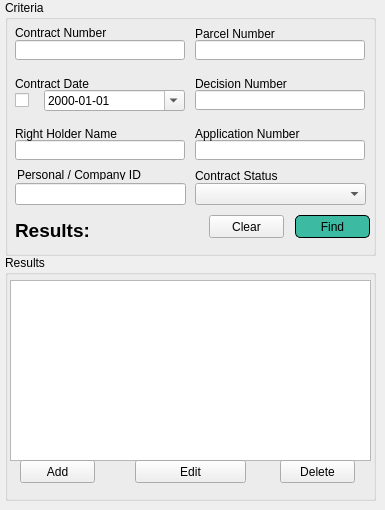
      <widget class="QWidget" name="contract_tab">
       <attribute name="title">
        <string>Contract</string>
       </attribute>
       <widget class="QGroupBox" name="groupBox_16">
        <property name="geometry">
         <rect>
          <x>5</x>
          <y>0</y>
          <width>371</width>
          <height>256</height>
         </rect>
        </property>
        <property name="title">
         <string>Criteria</string>
        </property>
        <widget class="QLineEdit" name="contract_num_edit">
         <property name="geometry">
          <rect>
           <x>10</x>
           <y>40</y>
           <width>170</width>
           <height>20</height>
          </rect>
         </property>
        </widget>
        <widget class="QLineEdit" name="contract_right_holder_num_edit">
         <property name="geometry">
          <rect>
           <x>10</x>
           <y>140</y>
           <width>170</width>
           <height>20</height>
          </rect>
         </property>
        </widget>
        <widget class="QLineEdit" name="contract_parcel_num_edit">
         <property name="geometry">
          <rect>
           <x>190</x>
           <y>40</y>
           <width>170</width>
           <height>20</height>
          </rect>
         </property>
        </widget>
        <widget class="QLineEdit" name="contract_application_num_edit">
         <property name="geometry">
          <rect>
           <x>190</x>
           <y>140</y>
           <width>170</width>
           <height>20</height>
          </rect>
         </property>
        </widget>
        <widget class="QLineEdit" name="contract_decision_num_edit">
         <property name="geometry">
          <rect>
           <x>190</x>
           <y>90</y>
           <width>170</width>
           <height>20</height>
          </rect>
         </property>
        </widget>
        <widget class="QLabel" name="label_41">
         <property name="geometry">
          <rect>
           <x>10</x>
           <y>25</y>
           <width>170</width>
           <height>16</height>
          </rect>
         </property>
         <property name="text">
          <string>Contract Number</string>
         </property>
        </widget>
        <widget class="QLabel" name="label_45">
         <property name="geometry">
          <rect>
           <x>10</x>
           <y>75</y>
           <width>170</width>
           <height>17</height>
          </rect>
         </property>
         <property name="text">
          <string>Contract Date</string>
         </property>
        </widget>
        <widget class="QLabel" name="label_46">
         <property name="geometry">
          <rect>
           <x>10</x>
           <y>125</y>
           <width>170</width>
           <height>17</height>
          </rect>
         </property>
         <property name="text">
          <string>Right Holder Name</string>
         </property>
        </widget>
        <widget class="QLabel" name="label_47">
         <property name="geometry">
          <rect>
           <x>190</x>
           <y>25</y>
           <width>170</width>
           <height>17</height>
          </rect>
         </property>
         <property name="text">
          <string>Parcel Number</string>
         </property>
        </widget>
        <widget class="QLabel" name="label_48">
         <property name="geometry">
          <rect>
           <x>190</x>
           <y>75</y>
           <width>170</width>
           <height>17</height>
          </rect>
         </property>
         <property name="text">
          <string>Decision Number</string>
         </property>
        </widget>
        <widget class="QLabel" name="label_49">
         <property name="geometry">
          <rect>
           <x>190</x>
           <y>125</y>
           <width>170</width>
           <height>17</height>
          </rect>
         </property>
         <property name="text">
          <string>Application Number</string>
         </property>
        </widget>
        <widget class="QDateEdit" name="contract_date">
         <property name="geometry">
          <rect>
           <x>39</x>
           <y>90</y>
           <width>141</width>
           <height>21</height>
          </rect>
         </property>
         <property name="displayFormat">
          <string>yyyy-MM-dd</string>
         </property>
         <property name="calendarPopup">
          <bool>true</bool>
         </property>
        </widget>
        <widget class="QPushButton" name="contract_clear_button">
         <property name="geometry">
          <rect>
           <x>204</x>
           <y>215</y>
           <width>75</width>
           <height>23</height>
          </rect>
         </property>
         <property name="text">
          <string>Clear</string>
         </property>
        </widget>
        <widget class="QPushButton" name="contract_find_button">
         <property name="geometry">
          <rect>
           <x>290</x>
           <y>215</y>
           <width>75</width>
           <height>23</height>
          </rect>
         </property>
         <property name="styleSheet">
          <string notr="true">QPushButton:pressed {
    background-color: qlineargradient(spread:pad, x1:0, y1:0, x2:0, y2:1,   stop:0 rgba(60, 186, 162, 255), stop:1 rgba(98, 211, 162, 255))
}
QPushButton {
     background-color: #3cbaa2; border: 1px solid black;
     border-radius: 5px;
}

QPushButton:disabled {
    background-color: rgb(170, 170, 127)
}</string>
         </property>
         <property name="text">
          <string>Find</string>
         </property>
         <property name="default">
          <bool>true</bool>
         </property>
        </widget>
        <widget class="QCheckBox" name="contract_date_cbox">
         <property name="geometry">
          <rect>
           <x>10</x>
           <y>90</y>
           <width>21</width>
           <height>20</height>
          </rect>
         </property>
         <property name="text">
          <string/>
         </property>
        </widget>
        <widget class="QLabel" name="contract_results_label">
         <property name="geometry">
          <rect>
           <x>10</x>
           <y>220</y>
           <width>131</width>
           <height>20</height>
          </rect>
         </property>
         <property name="font">
          <font>
           <family>Lucida Grande</family>
           <pointsize>14</pointsize>
           <weight>75</weight>
           <bold>true</bold>
          </font>
         </property>
         <property name="text">
          <string>Results:</string>
         </property>
         <property name="alignment">
          <set>Qt::AlignLeading|Qt::AlignLeft|Qt::AlignVCenter</set>
         </property>
        </widget>
        <widget class="QLineEdit" name="personal_contract_edit">
         <property name="geometry">
          <rect>
           <x>10</x>
           <y>183</y>
           <width>171</width>
           <height>22</height>
          </rect>
         </property>
        </widget>
        <widget class="QLabel" name="label_73">
         <property name="geometry">
          <rect>
           <x>12</x>
           <y>170</y>
           <width>152</width>
           <height>10</height>
          </rect>
         </property>
         <property name="text">
          <string>Personal / Company ID</string>
         </property>
        </widget>
        <widget class="QComboBox" name="contract_status_cbox">
         <property name="geometry">
          <rect>
           <x>190</x>
           <y>183</y>
           <width>171</width>
           <height>22</height>
          </rect>
         </property>
        </widget>
        <widget class="QLabel" name="label_80">
         <property name="geometry">
          <rect>
           <x>190</x>
           <y>168</y>
           <width>171</width>
           <height>16</height>
          </rect>
         </property>
         <property name="text">
          <string>Contract Status</string>
         </property>
        </widget>
       </widget>
       <widget class="QGroupBox" name="groupBox_17">
        <property name="geometry">
         <rect>
          <x>5</x>
          <y>255</y>
          <width>371</width>
          <height>246</height>
         </rect>
        </property>
        <property name="title">
         <string>Results</string>
        </property>
        <widget class="QTableWidget" name="contract_results_twidget">
         <property name="geometry">
          <rect>
           <x>5</x>
           <y>25</y>
           <width>361</width>
           <height>181</height>
          </rect>
         </property>
         <property name="selectionMode">
          <enum>QAbstractItemView::ExtendedSelection</enum>
         </property>
        </widget>
        <widget class="QPushButton" name="contract_delete_button">
         <property name="geometry">
          <rect>
           <x>275</x>
           <y>205</y>
           <width>75</width>
           <height>23</height>
          </rect>
         </property>
         <property name="text">
          <string>Delete</string>
         </property>
        </widget>
        <widget class="QPushButton" name="contract_edit_button">
         <property name="geometry">
          <rect>
           <x>130</x>
           <y>205</y>
           <width>111</width>
           <height>23</height>
          </rect>
         </property>
         <property name="text">
          <string>Edit</string>
         </property>
        </widget>
        <widget class="QPushButton" name="contract_add_button">
         <property name="geometry">
          <rect>
           <x>15</x>
           <y>205</y>
           <width>75</width>
           <height>23</height>
          </rect>
         </property>
         <property name="text">
          <string>Add</string>
         </property>
        </widget>
       </widget>
      </widget>
